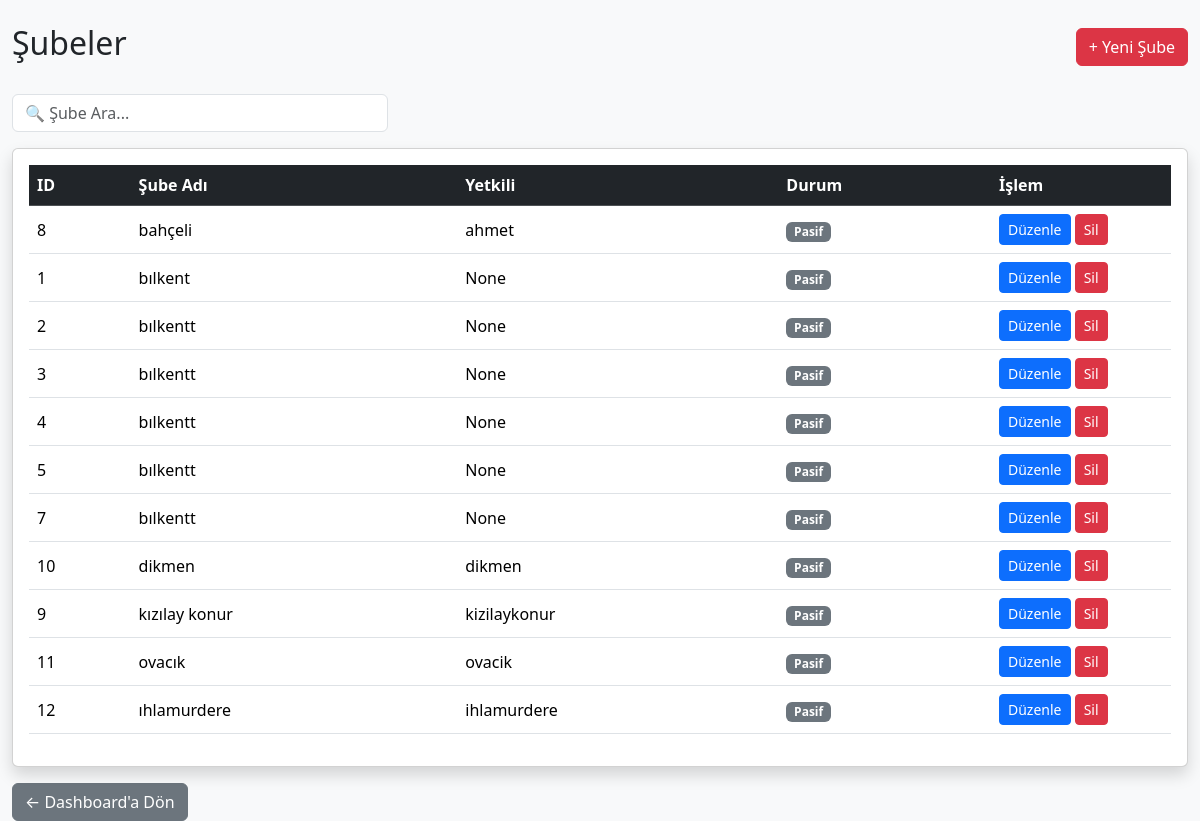
Page /subeler (signed in) on the committed database.
### tables this page shows
CREATE TABLE subeler(

            id INTEGER PRIMARY KEY AUTOINCREMENT,

            sube_adi TEXT NOT NULL,

            yetkili TEXT,

            telefon TEXT,

            eposta TEXT,

            il TEXT,

            ilce TEXT,

            adres TEXT,

            durum TEXT

        , kullanici_adi TEXT, sifre TEXT, uretim_gunu TEXT, sevkiyat_gunu TEXT, sevkiyat_saati TEXT, teslim_suresi TEXT, limit_tutari REAL DEFAULT 0, firma TEXT DEFAULT 'ÖZNİL', lojistik_bedeli REAL DEFAULT 0);

### src/main.py (the view)
@app.route("/subeler")
def subeler():
    sonuc = admin_kontrol()
    if sonuc:
        return sonuc
    liste = get_subeler()
    return render_template(
        "subeler.html",
        subeler=liste
    )

### src/database.py (called while the page is built)
def connect_database():
    print("DB =", os.path.abspath(DB_NAME))
    return sqlite3.connect(DB_NAME)

def get_subeler():
    conn = connect_database()
    cursor = conn.cursor()
    cursor.execute("""
        SELECT
            id,
            sube_adi,
            kullanici_adi,
            sifre,
            yetkili,
            telefon,
            eposta,
            il,
            ilce,
            adres,
            durum,
            uretim_gunu,
            sevkiyat_gunu,
            sevkiyat_saati,
            teslim_suresi,
            firma,
            lojistik_bedeli

        FROM subeler

        ORDER BY sube_adi
    """)
    sonuc = cursor.fetchall()
    conn.close()
    return sonuc

### src/main.py (called while the page is built)
@app.before_request
def test():
    print(
        "METHOD:",
        request.method,
        "URL:",
        request.path
    )

def admin_kontrol():
    if "giris" not in session:
        return redirect("/")
    if session.get("yetki") != "admin":
        abort(403)
    return None

### templates/subeler.html (shortened to what this page needs)
<!DOCTYPE html>
<html lang="tr">
<head>
    <link href="https://cdn.jsdelivr.net/npm/bootstrap@5.3.3/dist/css/bootstrap.min.css" rel="stylesheet">
</head>
<body class="bg-light">
<div class="container-fluid mt-4">
    <div class="d-flex justify-content-between align-items-center mb-4">
        <h2>Şubeler</h2>
        <a href="/yeni-sube" class="btn btn-danger">
            + Yeni Şube
        </a>
    </div>
<div class="row mb-3">
    <div class="col-md-4">
        <input
            type="text"
            id="aramaKutusu"
            class="form-control"
            placeholder="🔍 Şube Ara...">
    </div>
</div>
    <div class="card shadow">
        <div class="card-body">
            <table class="table table-hover align-middle">
                <thead class="table-dark">
                    <tr>
                        <th>ID</th>
                        <th>Şube Adı</th>
                        <th>Yetkili</th>
                        <th>Durum</th>
                        <th width="180">İşlem</th>
                    </tr>
                </thead>
                <tbody>
                {% if subeler %}
                    {% for s in subeler %}
                    <tr class="subeSatiri">
                        <td>{{ s[0] }}</td>
                        <td>{{ s[1] }}</td>
                        <td>{{ s[2] }}</td>
                        <td>
                            {% if s[8] == "Aktif" %}
                                <span class="badge bg-success">
                                    Aktif
                                </span>
                            {% else %}
                                <span class="badge bg-secondary">
                                    Pasif
                                </span>
                            {% endif %}
                        </td>
                        <td>
                            <a href="/sube-duzenle/{{ s[0] }}"
                               class="btn btn-sm btn-primary">
                                Düzenle
                            </a>
                            <a href="/sube-sil/{{ s[0] }}"
                               class="btn btn-sm btn-danger"
                               onclick="return confirm('Bu şubeyi silmek istediğinize emin misiniz?')">
                                Sil
                            </a>
                        </td>
                    </tr>
                    {% endfor %}
                {% else %}
                    <tr>
                        <td colspan="5" class="text-center text-muted p-5">
                            Henüz kayıtlı şube bulunmuyor.
                        </td>
                    </tr>
                {% endif %}
                </tbody>
            </table>
        </div>
    </div>
    <div class="mt-3">
        <a href="/dashboard" class="btn btn-secondary">
            ← Dashboard'a Dön
        </a>
    </div>
</div>
</body>
</html>

### rows in the picture
subeler: id "8", sube_adi "bahçeli", kullanici_adi "ahmet", ilce "Pasif"
subeler: id "1", sube_adi "bılkent", s "None", ilce "Pasif"
subeler: id "2", sube_adi "bılkentt", s "None", ilce "Pasif"
subeler: id "3", sube_adi "bılkentt", kullanici_adi "None", ilce "Pasif"
subeler: id "4", sube_adi "bılkentt", s "None", ilce "Pasif"
subeler: id "5", sube_adi "bılkentt", s "None", ilce "Pasif"
subeler: id "7", sube_adi "bılkentt", kullanici_adi "None", ilce "Pasif"
subeler: id "10", sube_adi "dikmen", kullanici_adi "dikmen", ilce "Pasif"
subeler: id "9", sube_adi "kızılay konur", kullanici_adi "kizilaykonur", ilce "Pasif"
subeler: id "11", sube_adi "ovacık", kullanici_adi "ovacik", ilce "Pasif"
subeler: id "12", sube_adi "ıhlamurdere", kullanici_adi "ihlamurdere", ilce "Pasif"
